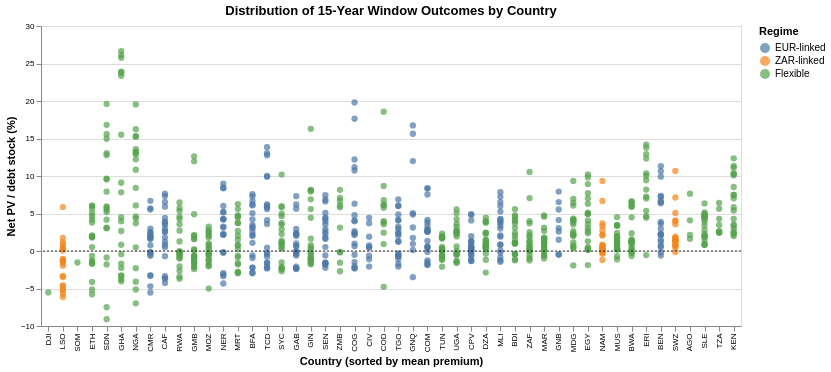

This figure's notebook cell:
### Code cell
# Strip/dot plot: each dot is one 15-year window per country
strip_data = residuals[['country', 'regime', 'net_pv_by_debt_stock', 'window_start']].copy()
strip_data['net_pv_pct'] = strip_data['net_pv_by_debt_stock'] * 100

# Sort countries by mean premium
country_order = country_stats.sort_values('premium')['country'].tolist()

dots = alt.Chart(strip_data).mark_circle(size=40, opacity=0.7).encode(
    x=alt.X('country:N', sort=country_order, title='Country (sorted by mean premium)'),
    y=alt.Y('net_pv_pct:Q', title='Net PV / debt stock (%)'),
    color=alt.Color('regime:N', scale=alt.Scale(domain=regime_order, range=regime_colors),
                    title='Regime'),
    tooltip=['country', 'regime', 'window_start:O',
             alt.Tooltip('net_pv_pct:Q', format='.3f', title='Net PV (%)')]
).properties(width=700, height=300, title='Distribution of 15-Year Window Outcomes by Country')

zero_rule = alt.Chart(pd.DataFrame({'y': [0]})).mark_rule(
    color='black', strokeDash=[2, 2], strokeWidth=0.8
).encode(y='y:Q')

(dots + zero_rule).configure_axis(labelFontSize=8)

### Figure 1 — Vega-Lite specification as saved in the notebook (floating-point values rounded to 4 significant figures; data arrays with more than 128 entries replaced by an {"elided": "..."} marker saying what was removed)
{"config": {"view": {"continuousWidth": 300, "continuousHeight": 300}, "axis": {"labelFontSize": 8}}, "layer": [{"data": {"name": "data-ec625da7b8cb593e673ec2784038a74b"}, "mark": {"type": "circle", "opacity": 0.7, "size": 40}, "encoding": {"color": {"field": "regime", "scale": {"domain": ["EUR-linked", "ZAR-linked", "Flexible"], "range": ["#4c78a8", "#f58518", "#54a24b"]}, "title": "Regime", "type": "nominal"}, "tooltip": [{"field": "country", "type": "nominal"}, {"field": "regime", "type": "nominal"}, {"field": "window_start", "type": "ordinal"}, {"field": "net_pv_pct", "format": ".3f", "title": "Net PV (%)", "type": "quantitative"}], "x": {"field": "country", "sort": ["DJI", "LSO", "SOM", "ETH", "SDN", "GHA", "NGA", "CMR", "CAF", "RWA", "GMB", "MOZ", "NER", "MRT", "BFA", "TCD", "SYC", "GAB", "GIN", "SEN", "ZMB", "COG", "CIV", "COD", "TGO", "GNQ", "COM", "TUN", "UGA", "CPV", "DZA", "MLI", "BDI", "ZAF", "MAR", "GNB", "MDG", "EGY", "NAM", "MUS", "BWA", "ERI", "BEN", "SWZ", "AGO", "SLE", "TZA", "KEN"], "title": "Country (sorted by mean premium)", "type": "nominal"}, "y": {"field": "net_pv_pct", "title": "Net PV / debt stock (%)", "type": "quantitative"}}, "title": "Distribution of 15-Year Window Outcomes by Country"}, {"data": {"name": "data-a0a55d106695e8d630baff0f16eee66d"}, "mark": {"type": "rule", "color": "black", "strokeDash": [2, 2], "strokeWidth": 0.8}, "encoding": {"y": {"field": "y", "type": "quantitative"}}}], "height": 300, "width": 700, "$schema": "https://vega.github.io/schema/vega-lite/v5.20.1.json", "datasets": {"data-ec625da7b8cb593e673ec2784038a74b": {"elided": "838 records"}, "data-a0a55d106695e8d630baff0f16eee66d": [{"y": 0}]}}
